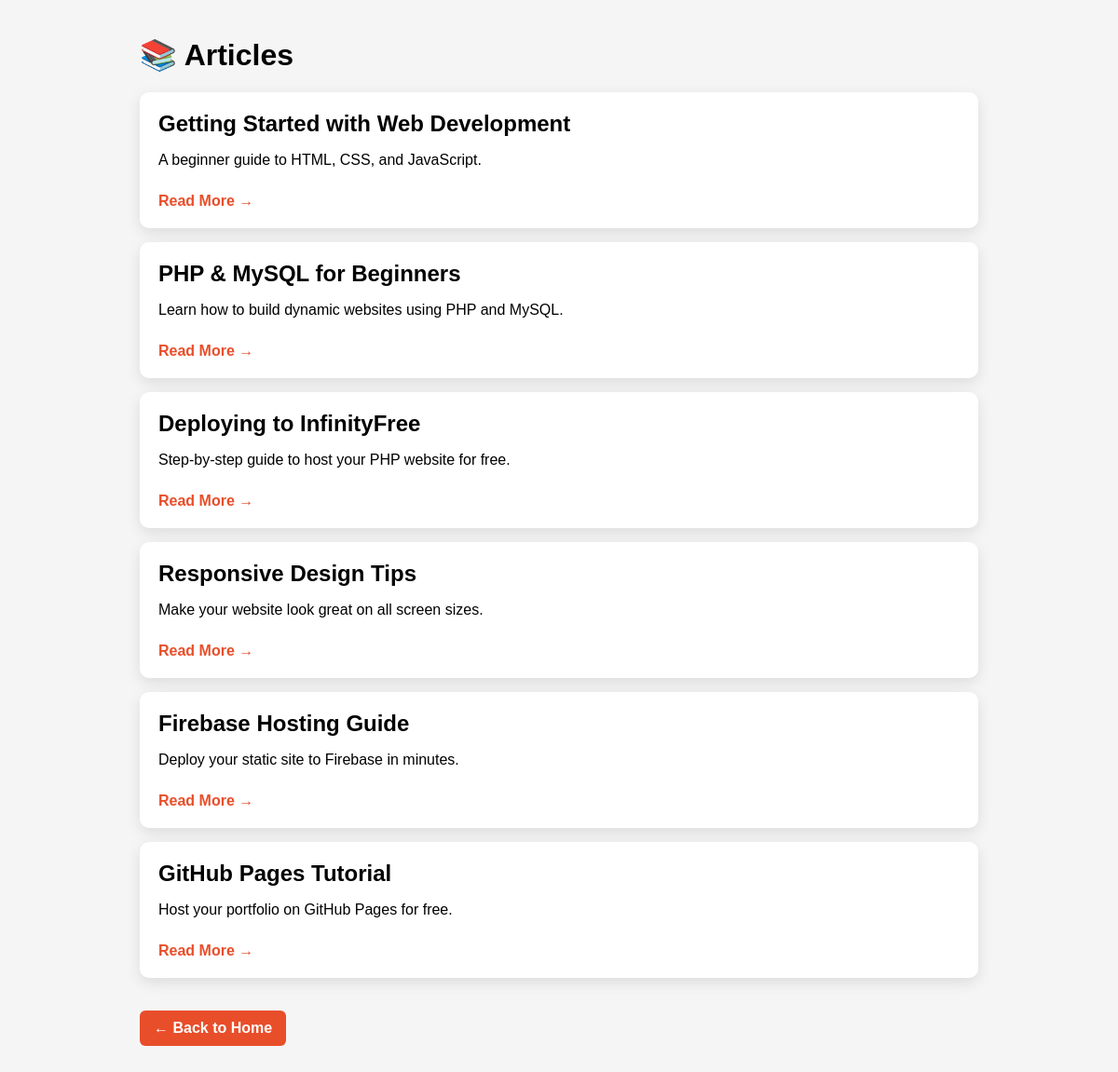
/posts.php, run on the app's committed database.
### tables this page shows
CREATE TABLE IF NOT EXISTS posts (
    id          INT AUTO_INCREMENT PRIMARY KEY,
    title       VARCHAR(255)  NOT NULL,
    excerpt     TEXT          NOT NULL,
    content     LONGTEXT      NOT NULL,
    category    VARCHAR(100)  DEFAULT 'General',
    author      VARCHAR(100)  DEFAULT 'Admin',
    created_at  DATETIME      DEFAULT CURRENT_TIMESTAMP,
    updated_at  DATETIME      DEFAULT CURRENT_TIMESTAMP ON UPDATE CURRENT_TIMESTAMP
);

### posts.php (the view, shortened to what this page needs)
<?php
$pdo = new PDO(
    "mysql:host=localhost;dbname=blog_db;charset=utf8",
    "root",
    "",
    [PDO::ATTR_ERRMODE => PDO::ERRMODE_EXCEPTION]
);
$posts = $pdo->query("SELECT id, title, excerpt FROM posts ORDER BY created_at DESC")
             ->fetchAll(PDO::FETCH_ASSOC);
?>
<!DOCTYPE html>
<html lang="en">
<head>
</head>
<body>
<div class="container">
<h1>📚 Articles</h1>
<?php foreach ($posts as $post): ?>
    <div class="card">
        <h2><?= htmlspecialchars($post['title']) ?></h2>
        <p><?= htmlspecialchars($post['excerpt']) ?></p>
        <a href="post.php?id=<?= $post['id'] ?>">
            Read More →
        </a>
    </div>
<?php endforeach; ?>
<a href="index.php" style="
    display:inline-block;
    margin-top:20px;
    padding:10px 15px;
    background:#e84e2a;
    color:#fff;
    text-decoration:none;
    border-radius:6px;
    font-weight:bold;
">
    ← Back to Home
</a>
</div>
</body>
</html>

### posts.php (style rules this page uses)
body { font-family: Arial; background:#f5f5f5; margin:0; }
.container { max-width:900px; margin:40px auto; padding:0 15px; }
.card { background:#fff; padding:20px; margin-bottom:15px; border-radius:10px; box-shadow:0 5px 15px rgba(0,0,0,0.1); }
.card h2 { margin:0 0 10px; }
.card a { display:inline-block; margin-top:10px; color:#e84e2a; text-decoration:none; font-weight:bold; }

### data on the page
posts: title "Getting Started with Web Development", excerpt "A beginner guide to HTML, CSS, and JavaScript."
posts: title "PHP & MySQL for Beginners", excerpt "Learn how to build dynamic websites using PHP and MySQL."
posts: title "Deploying to InfinityFree", excerpt "Step-by-step guide to host your PHP website for free."
posts: title "Responsive Design Tips", excerpt "Make your website look great on all screen sizes."
posts: title "Firebase Hosting Guide", excerpt "Deploy your static site to Firebase in minutes."
posts: title "GitHub Pages Tutorial", excerpt "Host your portfolio on GitHub Pages for free."
